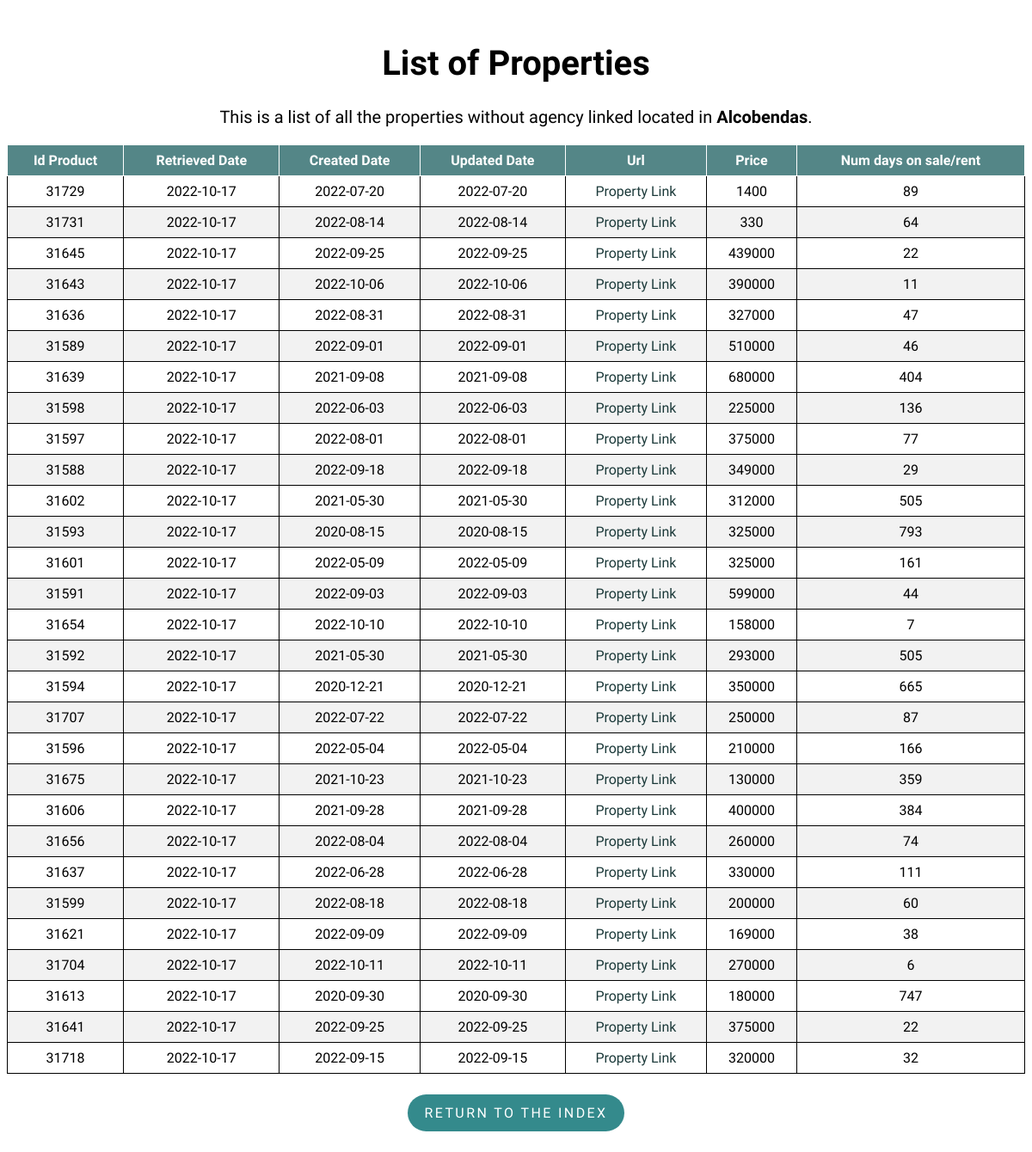
Page /property/Alcobendas on the committed database.
### flask-app/read_db.py (models this page shows)
class Property(db.Model):
    __tablename__ = 'properties'
    id_product = db.Column(db.Integer, primary_key=True)
    retrieved_date = db.Column(db.Date)
    created_date = db.Column(db.Date)
    url = db.Column(db.Text)
    mobile = db.Column(db.Integer)
    agency = db.Column(db.Text)
    real_estate_id = db.Column(db.Integer)
    price = db.Column(db.Integer)
    type_id = db.Column(db.Integer)
    trans_type_id = db.Column(db.Integer)
    location = db.Column(db.Text)
    num_days = db.Column(db.Integer)
    updated_date = db.Column(db.Date)

### flask-app/read_db.py (the view)
@app.route('/property/<location>', methods=['GET', 'POST'])
def property(location):
    properties = Property.query.filter_by(
        type_id=1, location=location).order_by(Property.url).distinct()
    return render_template('list.html', properties=properties, location=location)

### flask-app/templates/list.html (shortened to what this page needs)
<!DOCTYPE html>
<html lang="en">
<head>
    <link rel="stylesheet" type="text/css" href="{{ url_for('static', filename='styles/style.css') }}">
    <link rel="stylesheet" type="text/css" href="{{ url_for('static', filename='styles/tablesort.css') }}">
</head>
<body>
    <h1 class="list_header" style="font-size:40px;">List of Properties</h1>
    <p class="list_header" style="margin-top: 25px;font-size:20px;">This is a list of all the properties without agency linked located in
        <strong>{{ location }}</strong>.
    </p>
    <table class="table table-sortable">
        <thead>
            <tr>
                <th>Id Product</th>
                <th>Retrieved Date</th>
                <th>Created Date</th>
                <th>Updated Date</th>
                <th>Url</th>
                <th>Price</th>
                <th>Num days on sale/rent</th>
            </tr>
        </thead>
        <tbody>
            {% for property in properties %}
            <tr>
                <td>{{ property.id_product }}</td>
                <td>{{ property.retrieved_date }}</td>
                <td>{{ property.created_date }}</td>
                <td>{{ property.updated_date }}</td>
                <td>
                    <a class="property_link" href={{ property.url }}>Property Link</a>
                </td>
                <td><a>{{ property.price }}</a></td>
                <td>{{ property.num_days }}</td>
            </tr>
            {% endfor %}
        </tbody>
    </table>
    <div class = "btn_container">
        <p class="return_btn"><a class = "btn_link" href="{{ url_for('index') }}">Return to the index</a></p>
    </div>
</body>
</html>

### flask-app/static/styles/style.css (style rules this page uses)
body { font-family: 'Muli','Open Sans','Open Sans-fallback',sans-serif; }
table, th, td { border: 1px solid; }
table { width: 100%; border-collapse: collapse; }
th, td { text-align: center; padding: 8px; }
tr:nth-child(even) { background-color: #f2f2f2 }
th { background-color: rgb(84, 134, 135); color: white; }
.index_header, .list_header { margin-top: 50px; text-align: center; }
a.property_link { text-decoration: none; }
a.property_link:link, a.property_link:visited { color: rgb(28, 58, 58); }
.return_btn { display: inline-block; padding: .75rem 1.25rem; border-radius: 10rem; text-transform: uppercase; font-size: 1rem; letter-spacing: .15rem; transition: all .3s; position: relative; overflow: hidden; z-index: 1; background-color: rgb(52, 138, 140); }
.btn_link { text-decoration: none; color: #fff; }
.btn_container { margin-top: 8px; display: flex; justify-content: center; align-items: center; }

### flask-app/static/styles/tablesort.css (style rules this page uses)
.table-sortable th { cursor: pointer; }

### rows in the picture
Property: id_product "31729", retrieved_date "2022-10-17", created_date "2022-07-20", updated_date "2022-07-20", price "1400", num_days "89"
Property: id_product "31731", retrieved_date "2022-10-17", created_date "2022-08-14", updated_date "2022-08-14", price "330", num_days "64"
Property: id_product "31645", retrieved_date "2022-10-17", created_date "2022-09-25", updated_date "2022-09-25", price "439000", num_days "22"
Property: id_product "31643", retrieved_date "2022-10-17", created_date "2022-10-06", updated_date "2022-10-06", price "390000", num_days "11"
Property: id_product "31636", retrieved_date "2022-10-17", created_date "2022-08-31", updated_date "2022-08-31", price "327000", num_days "47"
Property: id_product "31589", retrieved_date "2022-10-17", created_date "2022-09-01", updated_date "2022-09-01", price "510000", num_days "46"
Property: id_product "31639", retrieved_date "2022-10-17", created_date "2021-09-08", updated_date "2021-09-08", price "680000", num_days "404"
Property: id_product "31598", retrieved_date "2022-10-17", created_date "2022-06-03", updated_date "2022-06-03", price "225000", num_days "136"
Property: id_product "31597", retrieved_date "2022-10-17", created_date "2022-08-01", updated_date "2022-08-01", price "375000", num_days "77"
Property: id_product "31588", retrieved_date "2022-10-17", created_date "2022-09-18", updated_date "2022-09-18", price "349000", num_days "29"
Property: id_product "31602", retrieved_date "2022-10-17", created_date "2021-05-30", updated_date "2021-05-30", price "312000", num_days "505"
Property: id_product "31593", retrieved_date "2022-10-17", created_date "2020-08-15", updated_date "2020-08-15", price "325000", num_days "793"
Property: id_product "31601", retrieved_date "2022-10-17", created_date "2022-05-09", updated_date "2022-05-09", price "325000", num_days "161"
Property: id_product "31591", retrieved_date "2022-10-17", created_date "2022-09-03", updated_date "2022-09-03", price "599000", num_days "44"
Property: id_product "31654", retrieved_date "2022-10-17", created_date "2022-10-10", updated_date "2022-10-10", price "158000", num_days "7"
Property: id_product "31592", retrieved_date "2022-10-17", created_date "2021-05-30", updated_date "2021-05-30", price "293000", num_days "505"
Property: id_product "31594", retrieved_date "2022-10-17", created_date "2020-12-21", updated_date "2020-12-21", price "350000", num_days "665"
Property: id_product "31707", retrieved_date "2022-10-17", created_date "2022-07-22", updated_date "2022-07-22", price "250000", num_days "87"
Property: id_product "31596", retrieved_date "2022-10-17", created_date "2022-05-04", updated_date "2022-05-04", price "210000", num_days "166"
Property: id_product "31675", retrieved_date "2022-10-17", created_date "2021-10-23", updated_date "2021-10-23", price "130000", num_days "359"
Property: id_product "31606", retrieved_date "2022-10-17", created_date "2021-09-28", updated_date "2021-09-28", price "400000", num_days "384"
Property: id_product "31656", retrieved_date "2022-10-17", created_date "2022-08-04", updated_date "2022-08-04", price "260000", num_days "74"
Property: id_product "31637", retrieved_date "2022-10-17", created_date "2022-06-28", updated_date "2022-06-28", price "330000", num_days "111"
Property: id_product "31599", retrieved_date "2022-10-17", created_date "2022-08-18", updated_date "2022-08-18", price "200000", num_days "60"
Property: id_product "31621", retrieved_date "2022-10-17", created_date "2022-09-09", updated_date "2022-09-09", price "169000", num_days "38"
Property: id_product "31704", retrieved_date "2022-10-17", created_date "2022-10-11", updated_date "2022-10-11", price "270000", num_days "6"
Property: id_product "31613", retrieved_date "2022-10-17", created_date "2020-09-30", updated_date "2020-09-30", price "180000", num_days "747"
Property: id_product "31641", retrieved_date "2022-10-17", created_date "2022-09-25", updated_date "2022-09-25", price "375000", num_days "22"
Property: id_product "31718", retrieved_date "2022-10-17", created_date "2022-09-15", updated_date "2022-09-15", price "320000", num_days "32"

### other values in the picture
{{ location }} "Alcobendas"
